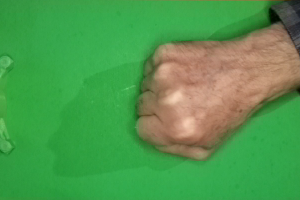
#> input picture rockpaperscissors/rock/0NDYNEoDui7o64gU.png, 300 x 200 px; its folder holds only this picture in this run
$ jupyter execute --allow-errors RPS4.ipynb
#> lines starting #> are read from the running program, lines starting #| are printed output that depends on the picture
[cell 1]
import numpy as np
import pandas as pd
import matplotlib.pyplot as plt
import seaborn as sns

[cell 2]
from PIL import Image

#> (a cell that did not finish here is left out)

#> (a cell that did not finish here is left out)

[cell 5]
import os

[cell 6]
import cv2

[cell 7]
rock_dir = "./rock"
#> rock_dir = './rock'
paper_dir = "./paper"
scissors_dir ="./scissors"

[cell 8]
img_typ = ".png"

[cell 9]
def get_images(path):
    image_list = []
    for filename in os.listdir(path):
        im=cv2.imread(os.path.join(path,filename),cv2.IMREAD_COLOR)
        new_im = cv2.resize(im, dsize=(100, 100))
        image_list.append(new_im)
    return image_list

#> (a cell that did not finish here is left out)

temp = np.array(image_list)

#> (a cell that did not finish here is left out)

#> (a cell that did not finish here is left out)

#> (a cell that did not finish here is left out)

#> (a cell that did not finish here is left out)

#> (a cell that did not finish here is left out)

#> (a cell that did not finish here is left out)

#> (a cell that did not finish here is left out)

[cell 18]
import numpy as np
import pandas as pd
import matplotlib.pyplot as plt
import seaborn as sns
import os
import cv2

[cell 19]
rock_dir = "./rock"
paper_dir = "./paper"
scissors_dir ="./scissors"

[cell 20]
def get_color_images(path):
    image_list = []
    for filename in os.listdir(path):
        im=cv2.imread(os.path.join(path,filename),cv2.IMREAD_COLOR)
        new_im = cv2.resize(im, dsize=(100, 100))
        image_list.append(new_im)
    return image_list

[cell 21]
def get_bw_images(path):
    image_list = []
    for filename in os.listdir(path):
        im=cv2.imread(os.path.join(path,filename),cv2.IMREAD_GRAYSCALE)
        new_im = cv2.resize(im, dsize=(100, 100))
        image_list.append(new_im)
    return image_list

[cell 22]
# create color array
color_ims = get_color_images(rock_dir)
#> in get_color_images, im is the input picture: shape (200, 300, 3); mean B, G, R 78.1, 153, 80.4
#> in get_color_images, `new_im = cv2.resize(im, dsize=(100, 100))`:
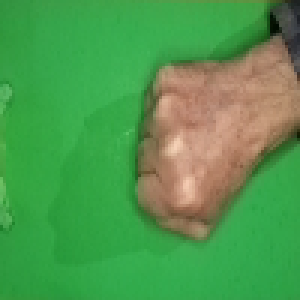
#> new_im: shape (100, 100, 3) (shown 3 times larger); mean B, G, R 78.4, 153.2, 80.7
#> color_ims = 1 item

[cell 23]
# create grayscale array
bw_ims = get_bw_images(rock_dir)
#> in get_bw_images, `im=cv2.imread(os.path.join(path,filename),cv2.IMREAD_GRAYSCALE)`:
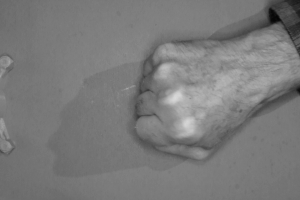
#> im: shape (200, 300); min 5, max 217, mean 122.3
#> in get_bw_images, `new_im = cv2.resize(im, dsize=(100, 100))`:
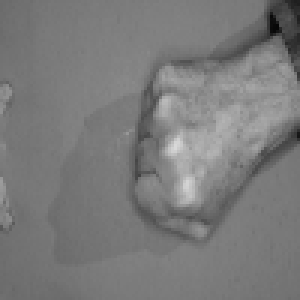
#> new_im: shape (100, 100) (shown 3 times larger); min 7, max 216, mean 122.5
#> bw_ims = 1 item

[cell 24]
# create list with all filenames
f_names = []
for f in os.listdir(rock_dir):
    f_names.append(f)

[cell 25]
# create list len of filesnames array with category values = rock (0), paper (1) or scissor (2)
category_column = []
category = 0 # rock
category_column = [category for i in range(len(f_names))]

[cell 26]
df = pd.DataFrame(list(zip(f_names, category_column)), columns =['name', 'category'])

[cell 27]
df.head()

[cell 28]
# initiate all of arrays that will become columns in the dataframe
avg_red = []
avg_green = []
avg_blue = []
avg_bw = []
max_av_col_bw = []
min_avg_col_bw = []
max_avg_row_bw = []
min_avg_row_bw = []

[cell 29]
# average red values
for i in range(len(color_ims)):
    avg_red.append(np.average(color_ims[i][:,:,0]))
#> this loop made 1 pass
#> after the loop, avg_red = [78.37]
# average green values
for i in range(len(color_ims)):
    avg_green.append(np.average(color_ims[i][:,:,1]))
#> after the loop, avg_green = [153.2]
# average blue values
for i in range(len(color_ims)):
    avg_blue.append(np.average(color_ims[i][:,:,2]))
#> after the loop, avg_blue = [80.66]

[cell 30]
df['avg_red'] = avg_red
df['avg_green'] = avg_green
df['avg_blue'] = avg_blue

[cell 31]
df.describe()

[cell 32]
def bw_rows(arr):
    dims = arr.shape
    col_avgs = []
    for i in range(dims[1]):
        col_avgs.append(np.average(arr[:,i]))
    return np.max(col_avgs), np.min(col_avgs)

[cell 33]
def bw_cols(arr):
    dims = arr.shape
    row_avgs = []
    for i in range(dims[0]):
        row_avgs.append(np.average(arr[i,:]))
    return np.max(row_avgs), np.min(row_avgs)

[cell 34]
big_list = []
small_list= []
for x in range(len(bw_ims)):
    big = []
    small = []
    big, small = bw_rows(bw_ims[x])
    big_list.append(big)
    small_list.append(small)
#> this loop made 1 pass
#> (dims in bw_rows, big, small) on pass 1: ((100, 100), 139.6, 97.7)
#> after the loop, big_list = [139.6]; small_list = [97.7]
max_avg_row_bw = big_list
#> max_avg_row_bw = [139.6]
min_avg_row_bw = small_list
#> min_avg_row_bw = [97.7]

[cell 35]
big_list = []
small_list= []
for x in range(len(bw_ims)):
    big = []
    small = []
    big, small = bw_cols(bw_ims[x])
    big_list.append(big)
    small_list.append(small)
#> this loop made 1 pass
#> (dims in bw_cols, big, small) on pass 1: ((100, 100), 135.8, 112.5)
#> after the loop, big_list = [135.8]; small_list = [112.5]
max_av_col_bw = big_list
#> max_av_col_bw = [135.8]
min_avg_col_bw = small_list
#> min_avg_col_bw = [112.5]

[cell 36]
len(min_avg_row_bw)
#> Out = 1
